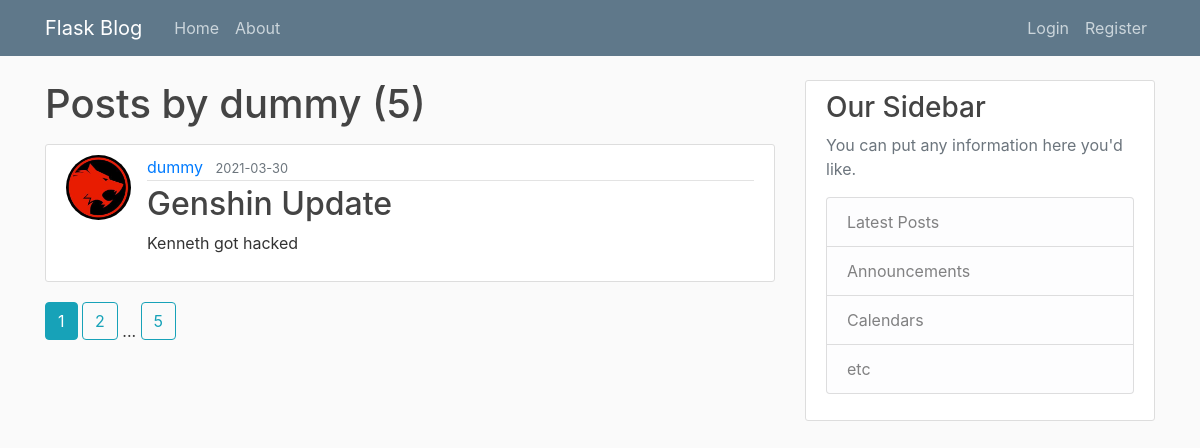
Page /user/dummy on the committed database.
### blog/models.py (models this page shows, shortened)
class User(db.Model, UserMixin):
    id = db.Column(db.Integer, primary_key=True)
    username = db.Column(db.String(20), unique=True, nullable=False)
    email = db.Column(db.String(100), unique=True, nullable=False)
    imageFile = db.Column(db.String(20), nullable=False, default="default.jpg")
    password = db.Column(db.String(60), nullable=False)
    posts = db.relationship("Post", backref="author", lazy=True)

class Post(db.Model):
    id = db.Column(db.Integer, primary_key=True)
    title = db.Column(db.String(100), nullable = False)
    datePosted = db.Column(db.DateTime, nullable=False, default=datetime.utcnow)
    content = db.Column(db.Text, nullable=False)
    userID = db.Column(db.Integer, db.ForeignKey("user.id"), nullable = False)

### blog/routes.py (the view)
@app.route("/user/<string:username>")
def userPosts(username):
    page = request.args.get("page", 1, type=int)
    user = User.query.filter_by(username=username).first_or_404()
    posts = Post.query.filter_by(author=user).order_by(Post.datePosted.desc()).paginate(per_page = 1, page=page)
    return render_template("userPosts.html", posts=posts, user=user)

### blog/templates/userPosts.html
{% extends "layout.html" %}
{% block content %}
    <h1 class="mb-3">Posts by {{ user.username }} ({{ posts.total }})</h1>
    {% for post in posts.items %}
        <article class="media content-section">
            <img class = "rounded-circle article-img" src="{{ url_for('static', filename=
                'pictures/' + post.author.imageFile) }}">
            <div class="media-body">
            <div class="article-metadata">
                <a class="mr-2" href="{{ url_for('userPosts', username=post.author.username) }}">{{ post.author.username }}</a>
                <small class="text-muted">{{ post.datePosted.strftime("%Y-%m-%d") }}</small>
            </div>
            <h2><a class="article-title" href="{{ url_for('post', postID = post.id) }}">{{ post.title }}</a></h2>
            <p class="article-content">{{ post.content }}</p>
            </div>
        </article>
    {% endfor %}
    {% for page_num in posts.iter_pages(left_edge=1, right_edge=1, left_current=1, right_current=2) %}
        {% if page_num %}
            {% if posts.page == page_num %}
            <a class = "btn btn-info mb-4" href="{{ url_for('userPosts', username=user.username, page=page_num)}}">{{ page_num }}</a>
            {% else %}
                <a class = "btn btn-outline-info mb-4" href="{{ url_for('userPosts', username=user.username, page=page_num)}}">{{ page_num }}</a>
            {% endif %}
        {% else %}
            ...
        {% endif %}
    {% endfor %}
{% endblock content %}

### blog/static/main.css (style rules this page uses)
body { background: #fafafa; color: #333333; margin-top: 5rem; }
h1, h2, h3, h4, h5, h6 { color: #444444; }
.content-section { background: #ffffff; padding: 10px 20px; border: 1px solid #dddddd; border-radius: 3px; margin-bottom: 20px; }
.article-title { color: #444444; }
.article-content { white-space: pre-line; }
.article-img { height: 65px; width: 65px; margin-right: 16px; }
.article-metadata { padding-bottom: 1px; margin-bottom: 4px; border-bottom: 1px solid #e3e3e3 }

### rows in the picture
User: username "dummy"
Post: imageFile (picture), author.username "dummy", datePosted "2021-03-30", title "Genshin Update", content "Kenneth got hacked"

### other values in the picture
{{ posts.total }} "5"
{{ page_num }} "1"
{{ page_num }} "2" "5"
